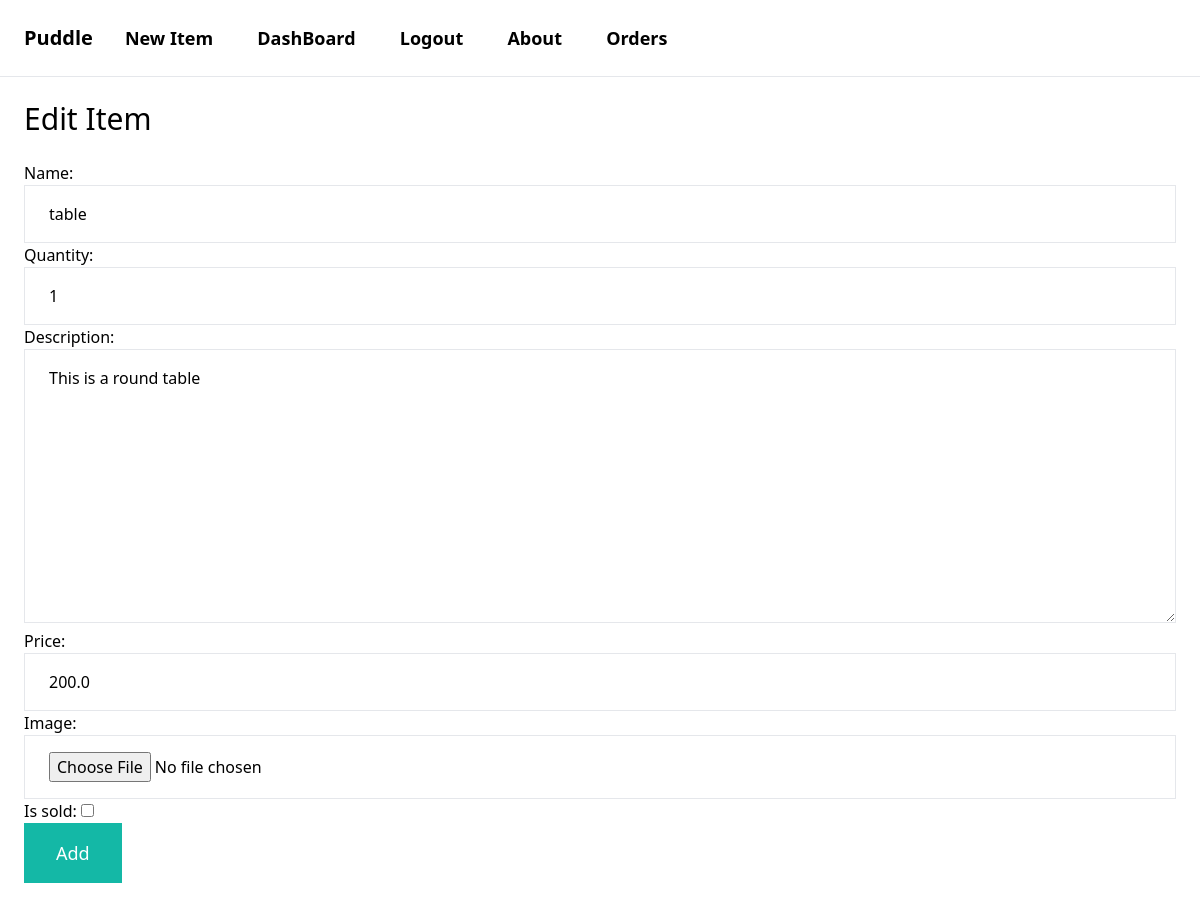
The app's page /item/7/edit/ (signed in) with its own data.
### item/models.py (models this page shows, shortened)
class Item(models.Model):
    catagory = models.ForeignKey(Catagory, related_name='items', on_delete=models.CASCADE)
    name = models.CharField(max_length=200)
    description = models.TextField(blank=True, null=True)
    price = models.FloatField()
    image = models.ImageField(upload_to='item_images', blank=True, null=True)
    quantity = models.IntegerField(default=1)
    is_sold = models.BooleanField(default=False)
    created_by = models.ForeignKey(User, related_name='items', on_delete=models.CASCADE)
    created_at = models.DateTimeField(auto_now_add=True)

### item/views.py (the view)
# urls.py: path('<int:pk>/edit/', views.edit , name='edit' ),
@login_required
def edit(request, pk):
    item = get_object_or_404(Item, pk=pk, created_by = request.user)
    if request.method == 'POST':
        form = EditItemForm(request.POST, request.FILES, instance=item)
        if form.is_valid():
            form.save()
            return redirect('item:detail' , pk=item.id)
    else:
        form = EditItemForm(instance=item)
    context = {'form' : form , 'title' : 'Edit Item'}
    return render(request,'item/form.html', context)

### item/forms.py
class EditItemForm(forms.ModelForm):
    class Meta:
        model = Item
        fields = ('name' ,'quantity',  'description' , 'price', 'image', 'is_sold')
        widgets = {
            'name' : forms.TextInput(attrs={
                'class' : INPUT_CLASSES
            }),
            'quantity' : forms.NumberInput(attrs={
                'class' : INPUT_CLASSES
            }),
            'description' : forms.Textarea(attrs={
                'class' : INPUT_CLASSES
            }),
            'price' : forms.NumberInput(attrs={
                'class' : INPUT_CLASSES
            }),
            'image' : forms.FileInput(attrs={
                'class' : INPUT_CLASSES
            })
        }

### item/templates/item/form.html (shortened to what this page needs)
{% extends 'core/base.html' %}
{% block content %}
    <h1 class="mb-6 text-3xl">
        {{title}}
    </h1>
    <form action="" method="POST" enctype="multipart/form-data">
        <div class="spcae-y-4">
            {{form.as_p}}
        </div>
        <button class="py-4 px-8 text-lg bg-teal-500 hover:bg-teal-700 text-white" type="submit">Add</button>
    </form>
{% endblock %}

### records on screen
Item: name "table", quantity "1", description "This is a round table", price "200.0"

### other values on screen
{{ title }} "Edit Item"
